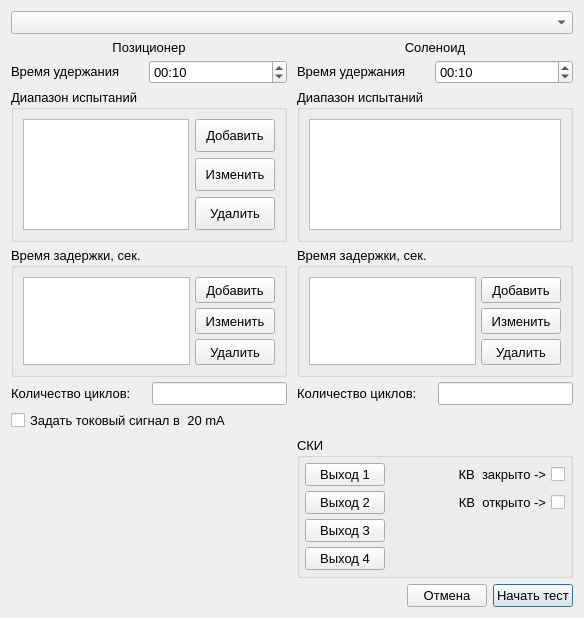
<?xml version="1.0" encoding="UTF-8"?>
<ui version="4.0">
 <class>CyclicTestSettings</class>
 <widget class="QDialog" name="CyclicTestSettings">
  <property name="geometry">
   <rect>
    <x>0</x>
    <y>0</y>
    <width>584</width>
    <height>618</height>
   </rect>
  </property>
  <property name="sizePolicy">
   <sizepolicy hsizetype="Preferred" vsizetype="Preferred">
    <horstretch>0</horstretch>
    <verstretch>0</verstretch>
   </sizepolicy>
  </property>
  <property name="font">
   <font>
    <family>Segoe UI</family>
    <pointsize>12</pointsize>
   </font>
  </property>
  <property name="windowTitle">
   <string>Параметры тестирования</string>
  </property>
  <layout class="QVBoxLayout" name="verticalLayout_3">
   <item>
    <widget class="QComboBox" name="comboBox_testSelection">
     <property name="font">
      <font>
       <family>Segoe UI</family>
       <pointsize>10</pointsize>
      </font>
     </property>
    </widget>
   </item>
   <item>
    <widget class="QWidget" name="widget" native="true">
     <property name="sizePolicy">
      <sizepolicy hsizetype="Preferred" vsizetype="Preferred">
       <horstretch>0</horstretch>
       <verstretch>0</verstretch>
      </sizepolicy>
     </property>
     <layout class="QHBoxLayout" name="horizontalLayout_3">
      <property name="spacing">
       <number>10</number>
      </property>
      <property name="leftMargin">
       <number>0</number>
      </property>
      <property name="topMargin">
       <number>0</number>
      </property>
      <property name="rightMargin">
       <number>0</number>
      </property>
      <property name="bottomMargin">
       <number>0</number>
      </property>
      <item>
       <widget class="QWidget" name="widget_retentionTimeRegulatory" native="true">
        <property name="sizePolicy">
         <sizepolicy hsizetype="Preferred" vsizetype="Preferred">
          <horstretch>0</horstretch>
          <verstretch>0</verstretch>
         </sizepolicy>
        </property>
        <property name="font">
         <font>
          <family>Segoe UI</family>
          <pointsize>10</pointsize>
         </font>
        </property>
        <layout class="QVBoxLayout" name="verticalLayout_2">
         <property name="spacing">
          <number>5</number>
         </property>
         <property name="leftMargin">
          <number>0</number>
         </property>
         <property name="topMargin">
          <number>0</number>
         </property>
         <property name="rightMargin">
          <number>0</number>
         </property>
         <property name="bottomMargin">
          <number>0</number>
         </property>
         <item>
          <widget class="QLabel" name="label_regulatory">
           <property name="font">
            <font>
             <family>Segoe UI</family>
             <pointsize>10</pointsize>
            </font>
           </property>
           <property name="text">
            <string>Позиционер</string>
           </property>
           <property name="alignment">
            <set>Qt::AlignmentFlag::AlignCenter</set>
           </property>
          </widget>
         </item>
         <item>
          <layout class="QHBoxLayout" name="horizontalLayout_retentionTimeRegulatory">
           <property name="spacing">
            <number>0</number>
           </property>
           <item>
            <widget class="QLabel" name="label_retentionTimeRegulatory">
             <property name="font">
              <font>
               <family>Segoe UI</family>
               <pointsize>10</pointsize>
              </font>
             </property>
             <property name="text">
              <string>&lt;html&gt;&lt;head/&gt;&lt;body&gt;&lt;p&gt;Время удержания&lt;/p&gt;&lt;/body&gt;&lt;/html&gt;</string>
             </property>
            </widget>
           </item>
           <item>
            <widget class="QTimeEdit" name="timeEdit_retentionTimeRegulatory">
             <property name="sizePolicy">
              <sizepolicy hsizetype="Preferred" vsizetype="Preferred">
               <horstretch>0</horstretch>
               <verstretch>0</verstretch>
              </sizepolicy>
             </property>
             <property name="font">
              <font>
               <family>Segoe UI</family>
               <pointsize>10</pointsize>
              </font>
             </property>
             <property name="currentSection">
              <enum>QDateTimeEdit::Section::SecondSection</enum>
             </property>
             <property name="displayFormat">
              <string>mm:ss</string>
             </property>
             <property name="currentSectionIndex">
              <number>1</number>
             </property>
             <property name="time">
              <time>
               <hour>0</hour>
               <minute>0</minute>
               <second>10</second>
              </time>
             </property>
            </widget>
           </item>
          </layout>
         </item>
         <item>
          <widget class="QGroupBox" name="groupBox_testRangeRegulatory">
           <property name="sizePolicy">
            <sizepolicy hsizetype="Preferred" vsizetype="Maximum">
             <horstretch>0</horstretch>
             <verstretch>0</verstretch>
            </sizepolicy>
           </property>
           <property name="minimumSize">
            <size>
             <width>0</width>
             <height>153</height>
            </size>
           </property>
           <property name="maximumSize">
            <size>
             <width>16777215</width>
             <height>153</height>
            </size>
           </property>
           <property name="font">
            <font>
             <family>Segoe UI</family>
             <pointsize>10</pointsize>
            </font>
           </property>
           <property name="title">
            <string>Диапазон испытаний</string>
           </property>
           <layout class="QHBoxLayout" name="horizontalLayout">
            <item>
             <widget class="QListWidget" name="listWidget_testRangeRegulatory">
              <property name="font">
               <font>
                <family>Segoe UI</family>
                <pointsize>10</pointsize>
               </font>
              </property>
              <property name="editTriggers">
               <set>QAbstractItemView::EditTrigger::CurrentChanged|QAbstractItemView::EditTrigger::DoubleClicked|QAbstractItemView::EditTrigger::EditKeyPressed</set>
              </property>
             </widget>
            </item>
            <item>
             <layout class="QVBoxLayout" name="verticalLayout_buttonsTestRangeRegulatory">
              <item>
               <widget class="QPushButton" name="pushButton_addRangeRegulatory">
                <property name="sizePolicy">
                 <sizepolicy hsizetype="Maximum" vsizetype="Preferred">
                  <horstretch>0</horstretch>
                  <verstretch>0</verstretch>
                 </sizepolicy>
                </property>
                <property name="font">
                 <font>
                  <family>Segoe UI</family>
                  <pointsize>10</pointsize>
                 </font>
                </property>
                <property name="text">
                 <string>Добавить</string>
                </property>
               </widget>
              </item>
              <item>
               <widget class="QPushButton" name="pushButton_editRangeRegulatory">
                <property name="sizePolicy">
                 <sizepolicy hsizetype="Maximum" vsizetype="Preferred">
                  <horstretch>0</horstretch>
                  <verstretch>0</verstretch>
                 </sizepolicy>
                </property>
                <property name="font">
                 <font>
                  <family>Segoe UI</family>
                  <pointsize>10</pointsize>
                 </font>
                </property>
                <property name="text">
                 <string>Изменить</string>
                </property>
               </widget>
              </item>
              <item>
               <widget class="QPushButton" name="pushButton_removeRangeRegulatory">
                <property name="sizePolicy">
                 <sizepolicy hsizetype="Maximum" vsizetype="Preferred">
                  <horstretch>0</horstretch>
                  <verstretch>0</verstretch>
                 </sizepolicy>
                </property>
                <property name="font">
                 <font>
                  <family>Segoe UI</family>
                  <pointsize>10</pointsize>
                 </font>
                </property>
                <property name="text">
                 <string>Удалить</string>
                </property>
               </widget>
              </item>
             </layout>
            </item>
           </layout>
          </widget>
         </item>
         <item>
          <widget class="QGroupBox" name="groupBox_delayTimeRegulatory">
           <property name="sizePolicy">
            <sizepolicy hsizetype="Preferred" vsizetype="Maximum">
             <horstretch>0</horstretch>
             <verstretch>0</verstretch>
            </sizepolicy>
           </property>
           <property name="maximumSize">
            <size>
             <width>16777215</width>
             <height>130</height>
            </size>
           </property>
           <property name="font">
            <font>
             <family>Segoe UI</family>
             <pointsize>10</pointsize>
            </font>
           </property>
           <property name="title">
            <string>Время задержки, сек.</string>
           </property>
           <layout class="QHBoxLayout" name="horizontalLayout_2">
            <property name="spacing">
             <number>5</number>
            </property>
            <item>
             <widget class="QListWidget" name="listWidget_delayTimeRegulatory">
              <property name="sizePolicy">
               <sizepolicy hsizetype="Preferred" vsizetype="Maximum">
                <horstretch>0</horstretch>
                <verstretch>0</verstretch>
               </sizepolicy>
              </property>
              <property name="font">
               <font>
                <family>Segoe UI</family>
                <pointsize>10</pointsize>
               </font>
              </property>
             </widget>
            </item>
            <item>
             <layout class="QVBoxLayout" name="verticalLayout_buttonsDelayRegulatory">
              <item>
               <widget class="QPushButton" name="pushButton_addDelayRegulatory">
                <property name="sizePolicy">
                 <sizepolicy hsizetype="Maximum" vsizetype="Preferred">
                  <horstretch>0</horstretch>
                  <verstretch>0</verstretch>
                 </sizepolicy>
                </property>
                <property name="font">
                 <font>
                  <family>Segoe UI</family>
                  <pointsize>10</pointsize>
                 </font>
                </property>
                <property name="text">
                 <string>Добавить</string>
                </property>
               </widget>
              </item>
              <item>
               <widget class="QPushButton" name="pushButton_editDelayRegulatory">
                <property name="sizePolicy">
                 <sizepolicy hsizetype="Maximum" vsizetype="Preferred">
                  <horstretch>0</horstretch>
                  <verstretch>0</verstretch>
                 </sizepolicy>
                </property>
                <property name="font">
                 <font>
                  <family>Segoe UI</family>
                  <pointsize>10</pointsize>
                 </font>
                </property>
                <property name="text">
                 <string>Изменить</string>
                </property>
               </widget>
              </item>
              <item>
               <widget class="QPushButton" name="pushButton_removeDelayRegulatory">
                <property name="sizePolicy">
                 <sizepolicy hsizetype="Maximum" vsizetype="Preferred">
                  <horstretch>0</horstretch>
                  <verstretch>0</verstretch>
                 </sizepolicy>
                </property>
                <property name="font">
                 <font>
                  <family>Segoe UI</family>
                  <pointsize>10</pointsize>
                 </font>
                </property>
                <property name="text">
                 <string>Удалить</string>
                </property>
               </widget>
              </item>
             </layout>
            </item>
           </layout>
          </widget>
         </item>
         <item>
          <layout class="QHBoxLayout" name="horizontalLayout_numberCyclesRegulatory">
           <item>
            <widget class="QLabel" name="label_numberCyclesRegulatory">
             <property name="font">
              <font>
               <family>Segoe UI</family>
               <pointsize>10</pointsize>
              </font>
             </property>
             <property name="text">
              <string>Количество циклов:</string>
             </property>
            </widget>
           </item>
           <item>
            <widget class="QLineEdit" name="lineEdit_numberCyclesRegulatory">
             <property name="sizePolicy">
              <sizepolicy hsizetype="Preferred" vsizetype="Fixed">
               <horstretch>0</horstretch>
               <verstretch>0</verstretch>
              </sizepolicy>
             </property>
             <property name="font">
              <font>
               <family>Segoe UI</family>
               <pointsize>10</pointsize>
              </font>
             </property>
            </widget>
           </item>
          </layout>
         </item>
         <item>
          <widget class="QCheckBox" name="checkBox_20mA_enable">
           <property name="font">
            <font>
             <family>Segoe UI</family>
             <pointsize>10</pointsize>
            </font>
           </property>
           <property name="text">
            <string>Задать токовый сигнал в  20 mA </string>
           </property>
          </widget>
         </item>
         <item>
          <spacer name="verticalSpacer">
           <property name="font">
            <font>
             <family>Segoe UI</family>
             <pointsize>10</pointsize>
            </font>
           </property>
           <property name="orientation">
            <enum>Qt::Orientation::Vertical</enum>
           </property>
           <property name="sizeHint" stdset="0">
            <size>
             <width>20</width>
             <height>121</height>
            </size>
           </property>
          </spacer>
         </item>
        </layout>
       </widget>
      </item>
      <item>
       <widget class="QWidget" name="widget_shutOff" native="true">
        <property name="sizePolicy">
         <sizepolicy hsizetype="Preferred" vsizetype="Preferred">
          <horstretch>0</horstretch>
          <verstretch>0</verstretch>
         </sizepolicy>
        </property>
        <property name="font">
         <font>
          <family>Segoe UI</family>
          <pointsize>10</pointsize>
         </font>
        </property>
        <layout class="QVBoxLayout" name="verticalLayout">
         <property name="spacing">
          <number>5</number>
         </property>
         <property name="leftMargin">
          <number>0</number>
         </property>
         <property name="topMargin">
          <number>0</number>
         </property>
         <property name="rightMargin">
          <number>0</number>
         </property>
         <property name="bottomMargin">
          <number>0</number>
         </property>
         <item>
          <widget class="QLabel" name="label_shutOff">
           <property name="font">
            <font>
             <family>Segoe UI</family>
             <pointsize>10</pointsize>
            </font>
           </property>
           <property name="text">
            <string>Соленоид</string>
           </property>
           <property name="alignment">
            <set>Qt::AlignmentFlag::AlignCenter</set>
           </property>
          </widget>
         </item>
         <item>
          <layout class="QHBoxLayout" name="horizontalLayout_retentionTimeShutOff">
           <property name="spacing">
            <number>0</number>
           </property>
           <item>
            <widget class="QLabel" name="label_retentionTimeShutOff">
             <property name="font">
              <font>
               <family>Segoe UI</family>
               <pointsize>10</pointsize>
              </font>
             </property>
             <property name="text">
              <string>&lt;html&gt;&lt;head/&gt;&lt;body&gt;&lt;p&gt;Время удержания&lt;/p&gt;&lt;/body&gt;&lt;/html&gt;</string>
             </property>
            </widget>
           </item>
           <item>
            <widget class="QTimeEdit" name="timeEdit_retentionTimeShutOff">
             <property name="sizePolicy">
              <sizepolicy hsizetype="Preferred" vsizetype="Preferred">
               <horstretch>0</horstretch>
               <verstretch>0</verstretch>
              </sizepolicy>
             </property>
             <property name="font">
              <font>
               <family>Segoe UI</family>
               <pointsize>10</pointsize>
              </font>
             </property>
             <property name="currentSection">
              <enum>QDateTimeEdit::Section::SecondSection</enum>
             </property>
             <property name="displayFormat">
              <string>mm:ss</string>
             </property>
             <property name="currentSectionIndex">
              <number>1</number>
             </property>
             <property name="time">
              <time>
               <hour>0</hour>
               <minute>0</minute>
               <second>10</second>
              </time>
             </property>
            </widget>
           </item>
          </layout>
         </item>
         <item>
          <widget class="QGroupBox" name="groupBox_testRangeShutOff">
           <property name="minimumSize">
            <size>
             <width>0</width>
             <height>153</height>
            </size>
           </property>
           <property name="maximumSize">
            <size>
             <width>16777215</width>
             <height>153</height>
            </size>
           </property>
           <property name="font">
            <font>
             <family>Segoe UI</family>
             <pointsize>10</pointsize>
            </font>
           </property>
           <property name="title">
            <string>Диапазон испытаний</string>
           </property>
           <layout class="QHBoxLayout" name="horizontalLayout_6">
            <item>
             <widget class="QListWidget" name="listWidget_testRangeShutOff">
              <property name="minimumSize">
               <size>
                <width>154</width>
                <height>0</height>
               </size>
              </property>
              <property name="font">
               <font>
                <family>Segoe UI</family>
                <pointsize>10</pointsize>
               </font>
              </property>
              <property name="editTriggers">
               <set>QAbstractItemView::EditTrigger::CurrentChanged|QAbstractItemView::EditTrigger::DoubleClicked|QAbstractItemView::EditTrigger::EditKeyPressed</set>
              </property>
             </widget>
            </item>
           </layout>
          </widget>
         </item>
         <item>
          <widget class="QGroupBox" name="groupBox_delayTimeShutOff">
           <property name="minimumSize">
            <size>
             <width>0</width>
             <height>130</height>
            </size>
           </property>
           <property name="maximumSize">
            <size>
             <width>16777215</width>
             <height>130</height>
            </size>
           </property>
           <property name="font">
            <font>
             <family>Segoe UI</family>
             <pointsize>10</pointsize>
            </font>
           </property>
           <property name="title">
            <string>Время задержки, сек.</string>
           </property>
           <layout class="QHBoxLayout" name="horizontalLayout_7">
            <property name="spacing">
             <number>5</number>
            </property>
            <item>
             <widget class="QListWidget" name="listWidget_delayTimeShutOff">
              <property name="font">
               <font>
                <family>Segoe UI</family>
                <pointsize>10</pointsize>
               </font>
              </property>
             </widget>
            </item>
            <item>
             <layout class="QVBoxLayout" name="verticalLayout_buttonsDelayShutOff">
              <item>
               <widget class="QPushButton" name="pushButton_addDelayShutOff">
                <property name="sizePolicy">
                 <sizepolicy hsizetype="Maximum" vsizetype="Preferred">
                  <horstretch>0</horstretch>
                  <verstretch>0</verstretch>
                 </sizepolicy>
                </property>
                <property name="font">
                 <font>
                  <family>Segoe UI</family>
                  <pointsize>10</pointsize>
                 </font>
                </property>
                <property name="text">
                 <string>Добавить</string>
                </property>
               </widget>
              </item>
              <item>
               <widget class="QPushButton" name="pushButton_editDelayShutOff">
                <property name="sizePolicy">
                 <sizepolicy hsizetype="Maximum" vsizetype="Preferred">
                  <horstretch>0</horstretch>
                  <verstretch>0</verstretch>
                 </sizepolicy>
                </property>
                <property name="font">
                 <font>
                  <family>Segoe UI</family>
                  <pointsize>10</pointsize>
                 </font>
                </property>
                <property name="text">
                 <string>Изменить</string>
                </property>
               </widget>
              </item>
              <item>
               <widget class="QPushButton" name="pushButton_removeDelayShutOff">
                <property name="sizePolicy">
                 <sizepolicy hsizetype="Maximum" vsizetype="Preferred">
                  <horstretch>0</horstretch>
                  <verstretch>0</verstretch>
                 </sizepolicy>
                </property>
                <property name="font">
                 <font>
                  <family>Segoe UI</family>
                  <pointsize>10</pointsize>
                 </font>
                </property>
                <property name="text">
                 <string>Удалить</string>
                </property>
               </widget>
              </item>
             </layout>
            </item>
           </layout>
          </widget>
         </item>
         <item>
          <layout class="QHBoxLayout" name="horizontalLayout_numberCyclesShutOff">
           <item>
            <widget class="QLabel" name="label_numberCyclesShutOff">
             <property name="font">
              <font>
               <family>Segoe UI</family>
               <pointsize>10</pointsize>
              </font>
             </property>
             <property name="text">
              <string>Количество циклов:</string>
             </property>
            </widget>
           </item>
           <item>
            <widget class="QLineEdit" name="lineEdit_numberCyclesShutOff">
             <property name="sizePolicy">
              <sizepolicy hsizetype="Preferred" vsizetype="Fixed">
               <horstretch>0</horstretch>
               <verstretch>0</verstretch>
              </sizepolicy>
             </property>
             <property name="font">
              <font>
               <family>Segoe UI</family>
               <pointsize>10</pointsize>
              </font>
             </property>
            </widget>
           </item>
          </layout>
         </item>
         <item>
          <spacer name="verticalSpacer_2">
           <property name="font">
            <font>
             <family>Segoe UI</family>
             <pointsize>10</pointsize>
            </font>
           </property>
           <property name="orientation">
            <enum>Qt::Orientation::Vertical</enum>
           </property>
           <property name="sizeHint" stdset="0">
            <size>
             <width>20</width>
             <height>67</height>
            </size>
           </property>
          </spacer>
         </item>
         <item>
          <widget class="QGroupBox" name="groupBox_DO_ShutOff">
           <property name="font">
            <font>
             <family>Segoe UI</family>
             <pointsize>10</pointsize>
            </font>
           </property>
           <property name="title">
            <string>СКИ</string>
           </property>
           <layout class="QFormLayout" name="formLayout_2">
            <property name="horizontalSpacing">
             <number>5</number>
            </property>
            <property name="verticalSpacing">
             <number>5</number>
            </property>
            <property name="leftMargin">
             <number>5</number>
            </property>
            <property name="topMargin">
             <number>5</number>
            </property>
            <property name="rightMargin">
             <number>5</number>
            </property>
            <property name="bottomMargin">
             <number>5</number>
            </property>
            <item row="0" column="0">
             <widget class="QPushButton" name="pushButton_DO0_ShutOff">
              <property name="sizePolicy">
               <sizepolicy hsizetype="Preferred" vsizetype="Preferred">
                <horstretch>0</horstretch>
                <verstretch>0</verstretch>
               </sizepolicy>
              </property>
              <property name="font">
               <font>
                <family>Segoe UI</family>
                <pointsize>10</pointsize>
               </font>
              </property>
              <property name="text">
               <string>Выход 1</string>
              </property>
              <property name="checkable">
               <bool>true</bool>
              </property>
              <property name="checked">
               <bool>false</bool>
              </property>
              <property name="flat">
               <bool>false</bool>
              </property>
             </widget>
            </item>
            <item row="0" column="1">
             <widget class="QCheckBox" name="checkBox_switch_0_3_ShutOff">
              <property name="sizePolicy">
               <sizepolicy hsizetype="Preferred" vsizetype="Preferred">
                <horstretch>0</horstretch>
                <verstretch>0</verstretch>
               </sizepolicy>
              </property>
              <property name="font">
               <font>
                <family>Segoe UI</family>
                <pointsize>10</pointsize>
               </font>
              </property>
              <property name="layoutDirection">
               <enum>Qt::LayoutDirection::RightToLeft</enum>
              </property>
              <property name="text">
               <string>КВ  закрыто -&gt;</string>
              </property>
              <property name="checkable">
               <bool>true</bool>
              </property>
             </widget>
            </item>
            <item row="1" column="0">
             <widget class="QPushButton" name="pushButton_DO1_ShutOff">
              <property name="sizePolicy">
               <sizepolicy hsizetype="Preferred" vsizetype="Preferred">
                <horstretch>0</horstretch>
                <verstretch>0</verstretch>
               </sizepolicy>
              </property>
              <property name="font">
               <font>
                <family>Segoe UI</family>
                <pointsize>10</pointsize>
               </font>
              </property>
              <property name="text">
               <string>Выход 2</string>
              </property>
              <property name="checkable">
               <bool>true</bool>
              </property>
              <property name="checked">
               <bool>false</bool>
              </property>
              <property name="flat">
               <bool>false</bool>
              </property>
             </widget>
            </item>
            <item row="1" column="1">
             <widget class="QCheckBox" name="checkBox_switch_3_0_ShutOff">
              <property name="sizePolicy">
               <sizepolicy hsizetype="Preferred" vsizetype="Preferred">
                <horstretch>0</horstretch>
                <verstretch>0</verstretch>
               </sizepolicy>
              </property>
              <property name="font">
               <font>
                <family>Segoe UI</family>
                <pointsize>10</pointsize>
               </font>
              </property>
              <property name="layoutDirection">
               <enum>Qt::LayoutDirection::RightToLeft</enum>
              </property>
              <property name="text">
               <string>КВ  открыто -&gt;</string>
              </property>
              <property name="checkable">
               <bool>true</bool>
              </property>
              <property name="checked">
               <bool>false</bool>
              </property>
             </widget>
            </item>
            <item row="2" column="0">
             <widget class="QPushButton" name="pushButton_DO2_ShutOff">
              <property name="sizePolicy">
               <sizepolicy hsizetype="Preferred" vsizetype="Preferred">
                <horstretch>0</horstretch>
                <verstretch>0</verstretch>
               </sizepolicy>
              </property>
              <property name="font">
               <font>
                <family>Segoe UI</family>
                <pointsize>10</pointsize>
               </font>
              </property>
              <property name="text">
               <string>Выход 3</string>
              </property>
              <property name="checkable">
               <bool>true</bool>
              </property>
              <property name="checked">
               <bool>false</bool>
              </property>
              <property name="flat">
               <bool>false</bool>
              </property>
             </widget>
            </item>
            <item row="3" column="0">
             <widget class="QPushButton" name="pushButton_DO3_ShutOff">
              <property name="sizePolicy">
               <sizepolicy hsizetype="Preferred" vsizetype="Preferred">
                <horstretch>0</horstretch>
                <verstretch>0</verstretch>
               </sizepolicy>
              </property>
              <property name="font">
               <font>
                <family>Segoe UI</family>
                <pointsize>10</pointsize>
               </font>
              </property>
              <property name="text">
               <string>Выход 4</string>
              </property>
              <property name="checkable">
               <bool>true</bool>
              </property>
              <property name="checked">
               <bool>false</bool>
              </property>
              <property name="flat">
               <bool>false</bool>
              </property>
             </widget>
            </item>
           </layout>
          </widget>
         </item>
        </layout>
       </widget>
      </item>
     </layout>
    </widget>
   </item>
   <item>
    <layout class="QHBoxLayout" name="horizontalLayout_menu">
     <item>
      <spacer name="horizontalSpacer_menu">
       <property name="font">
        <font>
         <family>Segoe UI</family>
         <pointsize>10</pointsize>
        </font>
       </property>
       <property name="orientation">
        <enum>Qt::Orientation::Horizontal</enum>
       </property>
       <property name="sizeHint" stdset="0">
        <size>
         <width>40</width>
         <height>20</height>
        </size>
       </property>
      </spacer>
     </item>
     <item>
      <widget class="QPushButton" name="pushButton_cancel">
       <property name="font">
        <font>
         <family>Segoe UI</family>
         <pointsize>10</pointsize>
        </font>
       </property>
       <property name="text">
        <string>Отмена</string>
       </property>
      </widget>
     </item>
     <item>
      <widget class="QPushButton" name="pushButton_start">
       <property name="font">
        <font>
         <family>Segoe UI</family>
         <pointsize>10</pointsize>
        </font>
       </property>
       <property name="text">
        <string>Начать тест</string>
       </property>
       <property name="default">
        <bool>true</bool>
       </property>
      </widget>
     </item>
    </layout>
   </item>
  </layout>
 </widget>
 <resources/>
 <connections/>
</ui>
